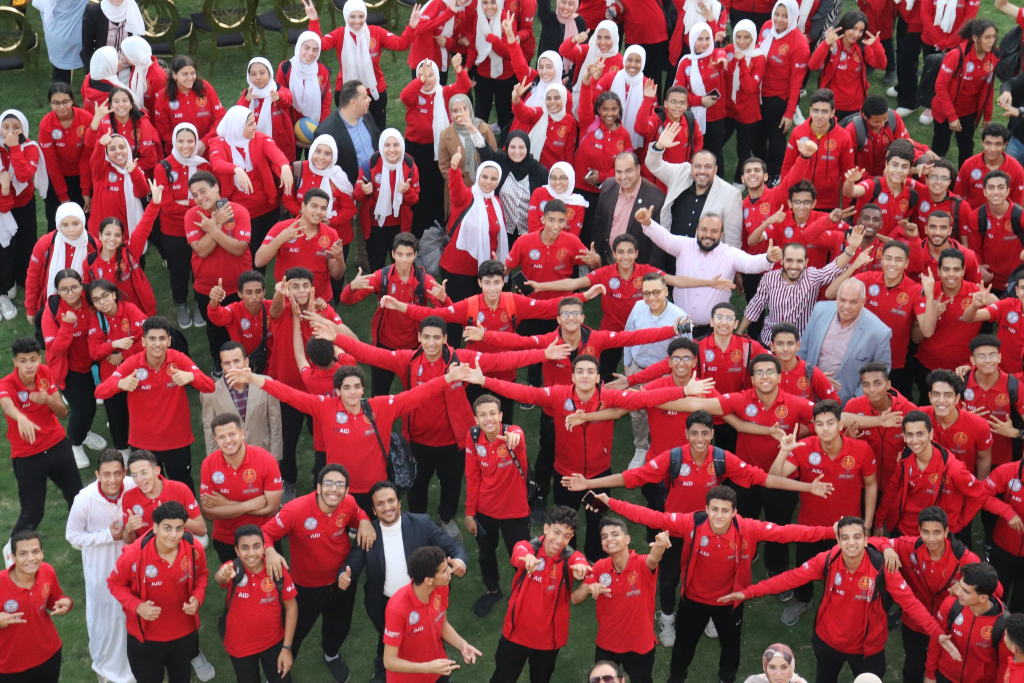
#> input picture 434571730_386065660864670_3986189281511690903_n.jpg, 2048 x 1365 px (shown at 1/2 size)
$ python 'Image RLE.py'
#> lines starting #> are read from the running program, lines starting #| are printed output that depends on the picture
import cv2
import numpy as np

def rle_encoding(data):
    encoded = []
    prev_value = data[0]
    count = 1

    for value in data[1:]:
        if value == prev_value:
            count += 1
        else:
            encoded.extend([count, prev_value])
            prev_value = value
            count = 1
    encoded.extend([count, prev_value])
    return encoded

def rle_decoding(encoded_data, shape):
    decoded = []

    for i in range(0, len(encoded_data), 2):
        count = encoded_data[i]
        value = encoded_data[i + 1]
        decoded.extend([value] * count)
    return np.array(decoded).reshape(shape)

# 4D2S

gray_image = cv2.imread('434571730_386065660864670_3986189281511690903_n.jpg', cv2.IMREAD_GRAYSCALE)
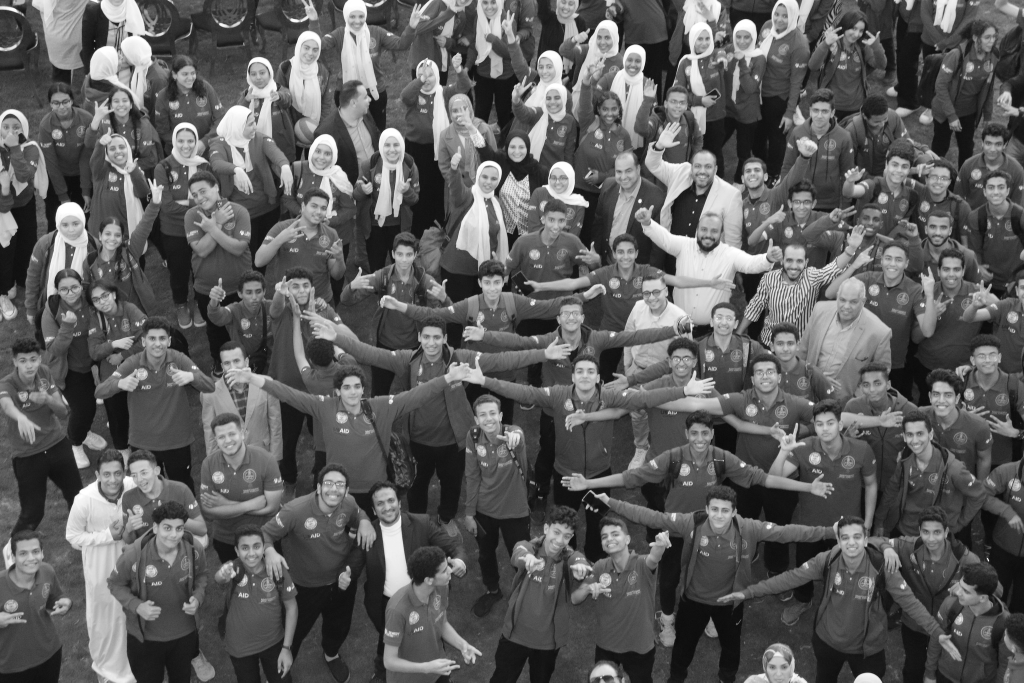
#> gray_image: shape (1365, 2048) (shown at 1/2 size); min 3, max 255, mean 93.1
width = int(gray_image.shape[1] * 0.5)
#> width = 1024
height = int(gray_image.shape[0] * 0.5)
#> height = 682
dim = (width, height)
#> dim = (1024, 682)
resized_image = cv2.resize(gray_image, dim, interpolation = cv2.INTER_AREA)
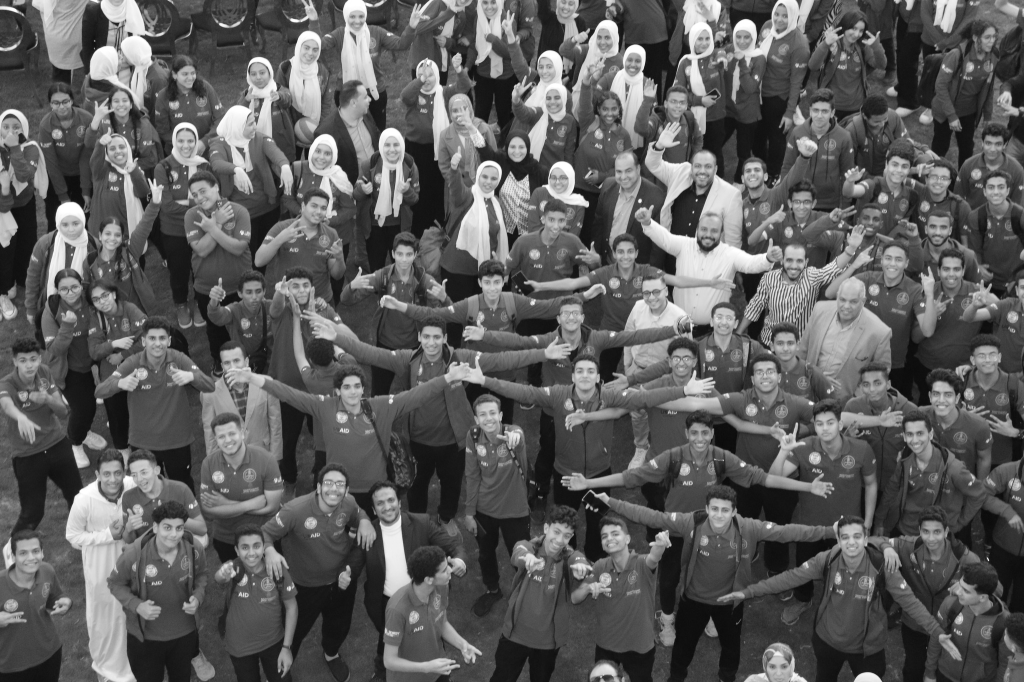
#> resized_image: shape (682, 1024); min 10, max 255, mean 93.1

pixels = resized_image.flatten()
compressed_data = rle_encoding(pixels)
#> in rle_encoding, `prev_value = data[0]`: prev_value = 75
#> the loop in rle_encoding, `for value in data[1:]:` made 698367 passes
#> (value, prev_value, count) on passes 1 to 12: (73, 73, 1), (76, 76, 1), (73, 73, 1), (70, 70, 1), (75, 75, 1), (76, 76, 1), (73, 73, 1), (74, 74, 1), (66, 66, 1), (50, 50, 1), (46, 46, 1), (69, 69, 1)
#> (prev_value, count) on passes 61, 62, 63, 65, 66, 67: (151, 1), (155, 1), (159, 1), (157, 1), (162, 1), (164, 1)
#> after the loop in rle_encoding, `for value in data[1:]:`: encoded = 1259826 items
#> compressed_data = 1259828 items

decompressed_data = rle_decoding(compressed_data, resized_image.shape)
#> the loop in rle_decoding, `for i in range(0, len(encoded_data), 2):` made 629914 passes
#> (i, count, value) on passes 3 to 5: (4, 1, 76), (6, 1, 73), (8, 1, 70)
#> after the loop in rle_decoding, `for i in range(0, len(encoded_data), 2):`: decoded = 698368 items
cv2.imwrite('compressed image.png', decompressed_data)

$ run again, with 332961565_1102563874471718_8746248417768347334_n.jpg copied over 434571730_386065660864670_3986189281511690903_n.jpg
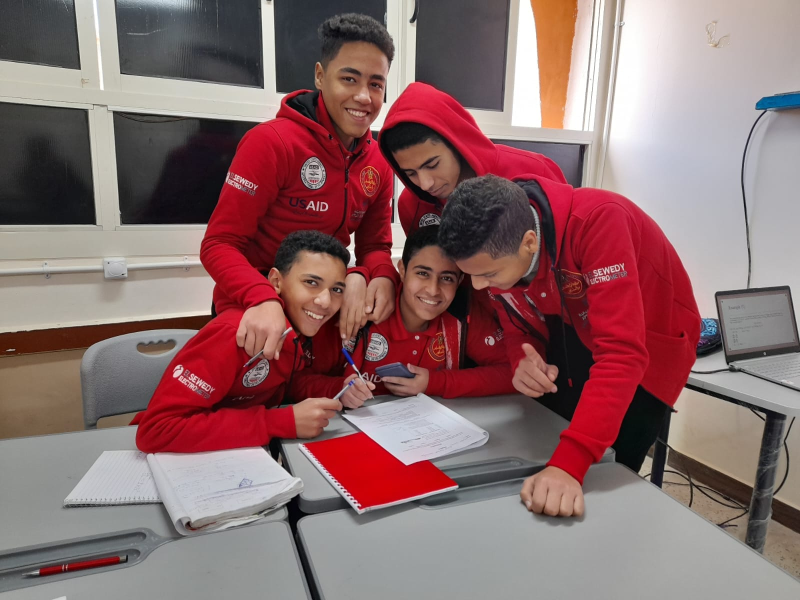
#> input picture 332961565_1102563874471718_8746248417768347334_n.jpg, 1600 x 1200 px (shown at 1/2 size)
#> `gray_image = cv2.imread('434571730_386065660864670_3986189281511690903..`:
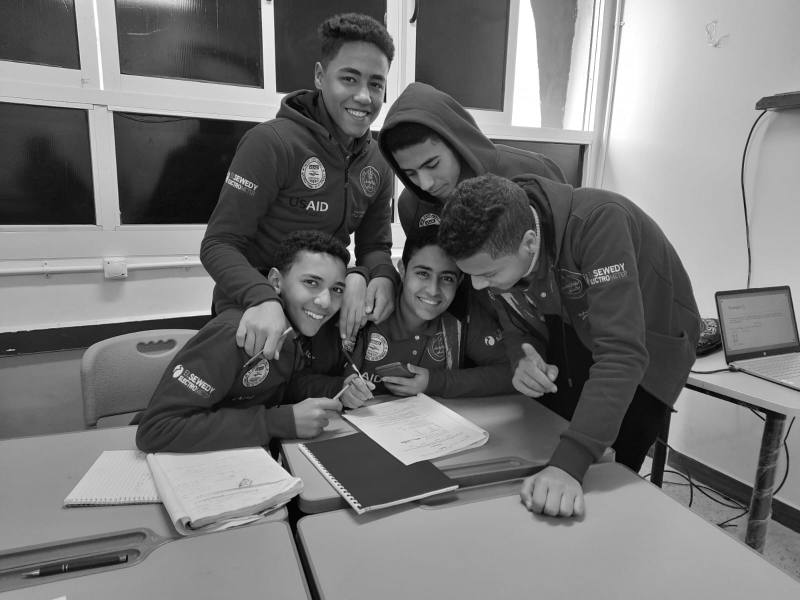
#> gray_image: shape (1200, 1600) (shown at 1/2 size); min 0, max 255, mean 116.8
#> `resized_image = cv2.resize(gray_image, dim, interpolation = cv2.INTER_..`:
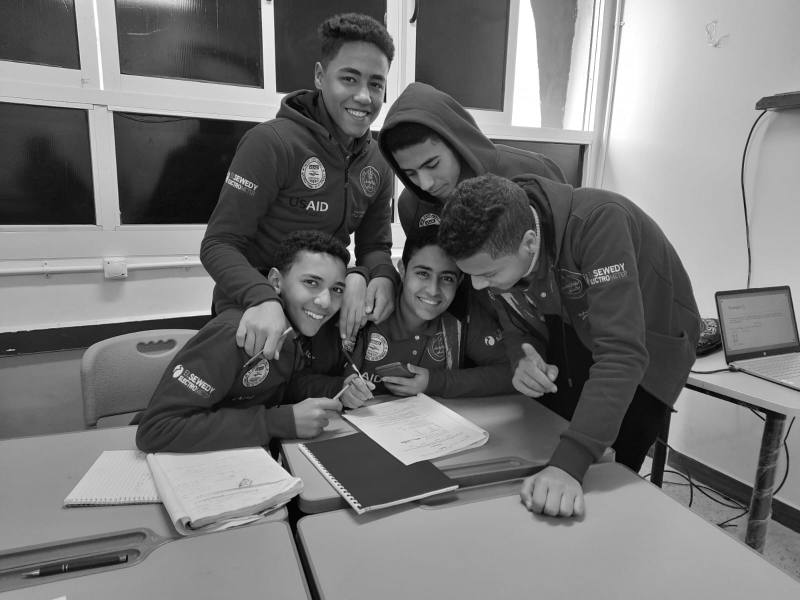
#> resized_image: shape (600, 800); min 0, max 255, mean 116.9
#> in rle_encoding, `prev_value = data[0]`: prev_value = 54
#> the loop in rle_encoding, `for value in data[1:]:` made 479999 passes
#> (value, prev_value, count) on passes 2, 4, 5, 6, 7, 8, 9, 10: (56, 56, 1), (58, 58, 1), (56, 56, 1), (54, 54, 1), (59, 59, 1), (62, 62, 1), (61, 61, 1), (58, 58, 1)
#> after the loop in rle_encoding, `for value in data[1:]:`: encoded = 601822 items
#> compressed_data = 601824 items
#> the loop in rle_decoding, `for i in range(0, len(encoded_data), 2):` made 300912 passes
#> (i, count, value) on passes 3 to 5: (4, 1, 58), (6, 1, 56), (8, 1, 54)
#> after the loop in rle_decoding, `for i in range(0, len(encoded_data), 2):`: decoded = 480000 items
